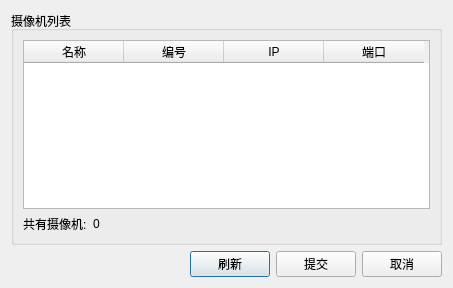
<?xml version="1.0" encoding="UTF-8"?>
<ui version="4.0">
 <class>LanSearchCamera</class>
 <widget class="QDialog" name="LanSearchCamera">
  <property name="windowModality">
   <enum>Qt::ApplicationModal</enum>
  </property>
  <property name="geometry">
   <rect>
    <x>0</x>
    <y>0</y>
    <width>453</width>
    <height>288</height>
   </rect>
  </property>
  <property name="sizePolicy">
   <sizepolicy hsizetype="Fixed" vsizetype="Fixed">
    <horstretch>0</horstretch>
    <verstretch>0</verstretch>
   </sizepolicy>
  </property>
  <property name="windowTitle">
   <string>查找摄像机</string>
  </property>
  <layout class="QFormLayout" name="formLayout_2">
   <item row="0" column="0" colspan="2">
    <widget class="QGroupBox" name="groupBox">
     <property name="title">
      <string>摄像机列表</string>
     </property>
     <layout class="QFormLayout" name="formLayout">
      <item row="0" column="0" colspan="2">
       <widget class="QTableWidget" name="tableWidget">
        <property name="editTriggers">
         <set>QAbstractItemView::NoEditTriggers</set>
        </property>
        <property name="columnCount">
         <number>4</number>
        </property>
        <column>
         <property name="text">
          <string>名称</string>
         </property>
        </column>
        <column>
         <property name="text">
          <string>编号</string>
         </property>
        </column>
        <column>
         <property name="text">
          <string>IP</string>
         </property>
        </column>
        <column>
         <property name="text">
          <string>端口</string>
         </property>
        </column>
       </widget>
      </item>
      <item row="1" column="0">
       <widget class="QLabel" name="label">
        <property name="text">
         <string>共有摄像机:</string>
        </property>
       </widget>
      </item>
      <item row="1" column="1">
       <widget class="QLabel" name="label_2">
        <property name="autoFillBackground">
         <bool>false</bool>
        </property>
        <property name="text">
         <string>0</string>
        </property>
       </widget>
      </item>
     </layout>
    </widget>
   </item>
   <item row="1" column="1">
    <layout class="QHBoxLayout" name="horizontalLayout">
     <property name="sizeConstraint">
      <enum>QLayout::SetNoConstraint</enum>
     </property>
     <item>
      <spacer name="horizontalSpacer_2">
       <property name="orientation">
        <enum>Qt::Horizontal</enum>
       </property>
       <property name="sizeHint" stdset="0">
        <size>
         <width>40</width>
         <height>20</height>
        </size>
       </property>
      </spacer>
     </item>
     <item>
      <widget class="QPushButton" name="pushButton">
       <property name="text">
        <string>刷新</string>
       </property>
       <property name="shortcut">
        <string/>
       </property>
       <property name="autoRepeatDelay">
        <number>300</number>
       </property>
      </widget>
     </item>
     <item>
      <widget class="QPushButton" name="pushButton_2">
       <property name="text">
        <string>提交</string>
       </property>
      </widget>
     </item>
     <item>
      <widget class="QPushButton" name="pushButton_3">
       <property name="text">
        <string>取消</string>
       </property>
      </widget>
     </item>
    </layout>
   </item>
  </layout>
 </widget>
 <resources/>
 <connections>
  <connection>
   <sender>pushButton_3</sender>
   <signal>clicked()</signal>
   <receiver>LanSearchCamera</receiver>
   <slot>reject()</slot>
   <hints>
    <hint type="sourcelabel">
     <x>391</x>
     <y>261</y>
    </hint>
    <hint type="destinationlabel">
     <x>382</x>
     <y>296</y>
    </hint>
   </hints>
  </connection>
  <connection>
   <sender>pushButton_2</sender>
   <signal>clicked()</signal>
   <receiver>LanSearchCamera</receiver>
   <slot>accept()</slot>
   <hints>
    <hint type="sourcelabel">
     <x>320</x>
     <y>265</y>
    </hint>
    <hint type="destinationlabel">
     <x>327</x>
     <y>340</y>
    </hint>
   </hints>
  </connection>
 </connections>
</ui>
